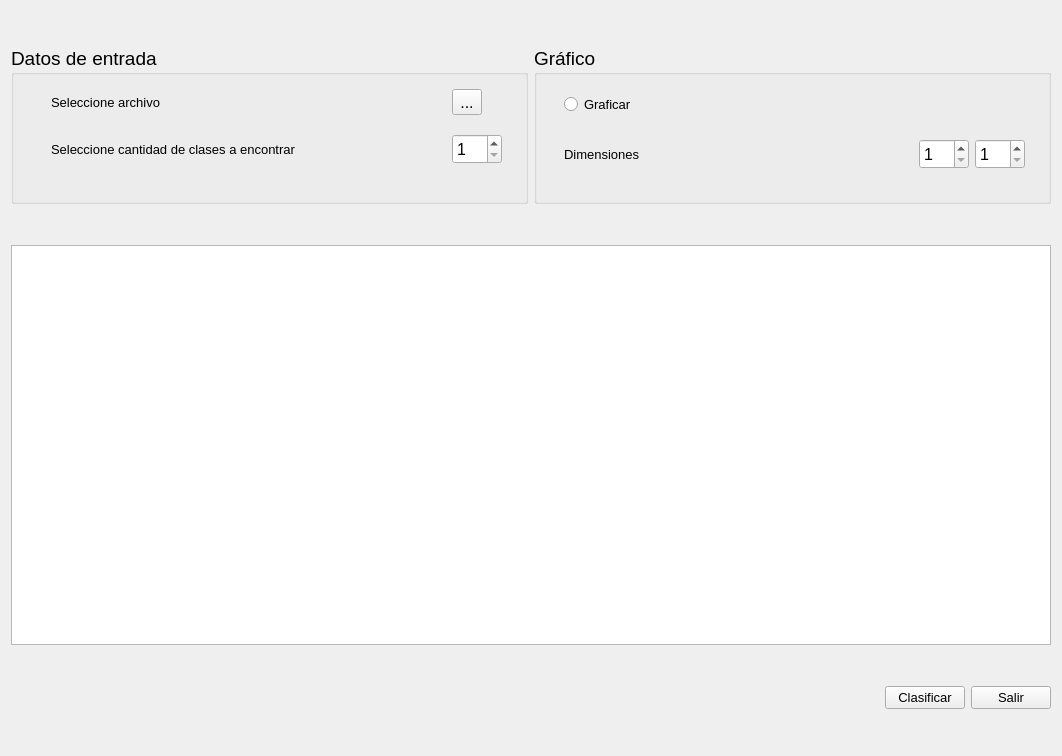
<?xml version="1.0" encoding="UTF-8"?>
<ui version="4.0">
 <class>Form</class>
 <widget class="QWidget" name="Form">
  <property name="geometry">
   <rect>
    <x>0</x>
    <y>0</y>
    <width>1062</width>
    <height>756</height>
   </rect>
  </property>
  <property name="sizePolicy">
   <sizepolicy hsizetype="Preferred" vsizetype="Preferred">
    <horstretch>0</horstretch>
    <verstretch>0</verstretch>
   </sizepolicy>
  </property>
  <property name="minimumSize">
   <size>
    <width>1040</width>
    <height>629</height>
   </size>
  </property>
  <property name="windowTitle">
   <string>Form</string>
  </property>
  <layout class="QVBoxLayout" name="verticalLayout">
   <item>
    <layout class="QHBoxLayout" name="horizontalLayout_2">
     <item>
      <widget class="QGroupBox" name="groupBox">
       <property name="minimumSize">
        <size>
         <width>0</width>
         <height>158</height>
        </size>
       </property>
       <property name="maximumSize">
        <size>
         <width>16777215</width>
         <height>158</height>
        </size>
       </property>
       <property name="sizeIncrement">
        <size>
         <width>0</width>
         <height>158</height>
        </size>
       </property>
       <property name="font">
        <font>
         <pointsize>14</pointsize>
        </font>
       </property>
       <property name="title">
        <string>Datos de entrada</string>
       </property>
       <widget class="QWidget" name="gridLayoutWidget_3">
        <property name="geometry">
         <rect>
          <x>40</x>
          <y>30</y>
          <width>451</width>
          <height>101</height>
         </rect>
        </property>
        <layout class="QGridLayout" name="gridLayout_3">
         <item row="2" column="1">
          <widget class="QSpinBox" name="btn_cantidad_clases">
           <property name="minimumSize">
            <size>
             <width>50</width>
             <height>30</height>
            </size>
           </property>
           <property name="maximumSize">
            <size>
             <width>50</width>
             <height>30</height>
            </size>
           </property>
           <property name="font">
            <font>
             <pointsize>12</pointsize>
            </font>
           </property>
           <property name="minimum">
            <number>1</number>
           </property>
           <property name="maximum">
            <number>50</number>
           </property>
          </widget>
         </item>
         <item row="2" column="0">
          <widget class="QLabel" name="label_2">
           <property name="font">
            <font>
             <pointsize>10</pointsize>
            </font>
           </property>
           <property name="text">
            <string>Seleccione cantidad de clases a encontrar</string>
           </property>
          </widget>
         </item>
         <item row="0" column="1">
          <widget class="QToolButton" name="btn_archivo">
           <property name="font">
            <font>
             <pointsize>12</pointsize>
            </font>
           </property>
           <property name="text">
            <string>...</string>
           </property>
          </widget>
         </item>
         <item row="0" column="0">
          <widget class="QLabel" name="label">
           <property name="font">
            <font>
             <pointsize>10</pointsize>
            </font>
           </property>
           <property name="text">
            <string>Seleccione archivo</string>
           </property>
          </widget>
         </item>
        </layout>
       </widget>
      </widget>
     </item>
     <item>
      <widget class="QGroupBox" name="groupBox_2">
       <property name="minimumSize">
        <size>
         <width>0</width>
         <height>158</height>
        </size>
       </property>
       <property name="maximumSize">
        <size>
         <width>16777215</width>
         <height>158</height>
        </size>
       </property>
       <property name="sizeIncrement">
        <size>
         <width>0</width>
         <height>158</height>
        </size>
       </property>
       <property name="font">
        <font>
         <pointsize>14</pointsize>
        </font>
       </property>
       <property name="title">
        <string>Gráfico</string>
       </property>
       <widget class="QWidget" name="gridLayoutWidget">
        <property name="geometry">
         <rect>
          <x>30</x>
          <y>30</y>
          <width>461</width>
          <height>111</height>
         </rect>
        </property>
        <layout class="QGridLayout" name="gridLayout">
         <item row="1" column="0">
          <widget class="QLabel" name="label_3">
           <property name="font">
            <font>
             <pointsize>10</pointsize>
            </font>
           </property>
           <property name="text">
            <string>Dimensiones</string>
           </property>
          </widget>
         </item>
         <item row="0" column="0">
          <widget class="QRadioButton" name="radiobtn_graficar">
           <property name="font">
            <font>
             <pointsize>10</pointsize>
            </font>
           </property>
           <property name="text">
            <string>Graficar</string>
           </property>
          </widget>
         </item>
         <item row="1" column="1">
          <layout class="QHBoxLayout" name="horizontalLayout">
           <item>
            <widget class="QSpinBox" name="dimension_uno">
             <property name="minimumSize">
              <size>
               <width>50</width>
               <height>30</height>
              </size>
             </property>
             <property name="maximumSize">
              <size>
               <width>50</width>
               <height>30</height>
              </size>
             </property>
             <property name="font">
              <font>
               <pointsize>12</pointsize>
              </font>
             </property>
             <property name="minimum">
              <number>1</number>
             </property>
             <property name="maximum">
              <number>50</number>
             </property>
             <property name="value">
              <number>1</number>
             </property>
            </widget>
           </item>
           <item>
            <widget class="QSpinBox" name="dimension_dos">
             <property name="minimumSize">
              <size>
               <width>50</width>
               <height>30</height>
              </size>
             </property>
             <property name="maximumSize">
              <size>
               <width>50</width>
               <height>30</height>
              </size>
             </property>
             <property name="font">
              <font>
               <pointsize>12</pointsize>
              </font>
             </property>
             <property name="minimum">
              <number>1</number>
             </property>
             <property name="maximum">
              <number>50</number>
             </property>
             <property name="value">
              <number>1</number>
             </property>
            </widget>
           </item>
          </layout>
         </item>
        </layout>
       </widget>
      </widget>
     </item>
    </layout>
   </item>
   <item>
    <widget class="QTableView" name="table">
     <property name="sizePolicy">
      <sizepolicy hsizetype="Expanding" vsizetype="Expanding">
       <horstretch>3</horstretch>
       <verstretch>3</verstretch>
      </sizepolicy>
     </property>
     <property name="minimumSize">
      <size>
       <width>990</width>
       <height>400</height>
      </size>
     </property>
     <property name="maximumSize">
      <size>
       <width>16777215</width>
       <height>400</height>
      </size>
     </property>
    </widget>
   </item>
   <item>
    <layout class="QHBoxLayout" name="horizontalLayout_3">
     <item>
      <spacer name="horizontalSpacer">
       <property name="orientation">
        <enum>Qt::Horizontal</enum>
       </property>
       <property name="sizeHint" stdset="0">
        <size>
         <width>40</width>
         <height>20</height>
        </size>
       </property>
      </spacer>
     </item>
     <item>
      <widget class="QPushButton" name="btn_clasificar">
       <property name="font">
        <font>
         <pointsize>10</pointsize>
        </font>
       </property>
       <property name="text">
        <string>Clasificar</string>
       </property>
      </widget>
     </item>
     <item>
      <widget class="QPushButton" name="btn_salir">
       <property name="font">
        <font>
         <pointsize>10</pointsize>
        </font>
       </property>
       <property name="text">
        <string>Salir</string>
       </property>
      </widget>
     </item>
    </layout>
   </item>
  </layout>
 </widget>
 <resources/>
 <connections>
  <connection>
   <sender>btn_salir</sender>
   <signal>clicked()</signal>
   <receiver>Form</receiver>
   <slot>close()</slot>
   <hints>
    <hint type="sourcelabel">
     <x>981</x>
     <y>569</y>
    </hint>
    <hint type="destinationlabel">
     <x>519</x>
     <y>314</y>
    </hint>
   </hints>
  </connection>
 </connections>
</ui>
